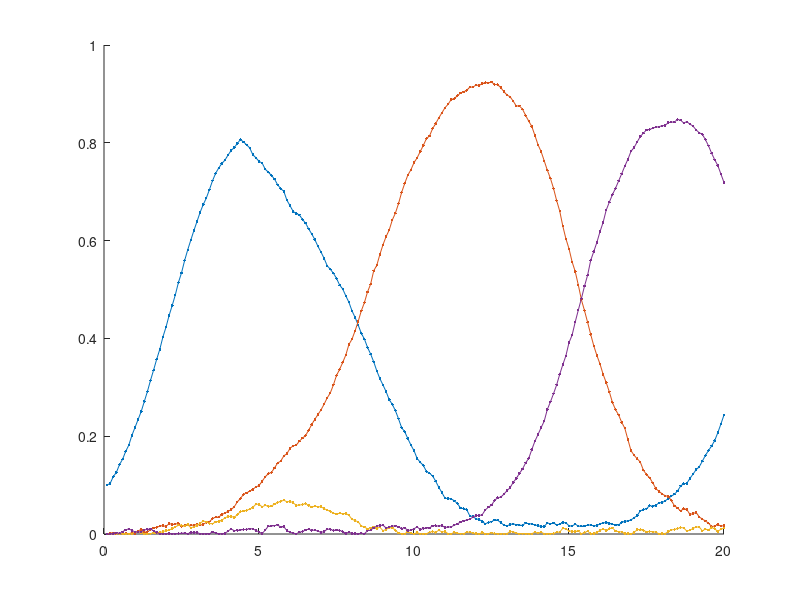

Here is the MATLAB script that generated this plot: (Note: this script raises an error after producing the figure.)
%April 2024
%Increasing "other inhibition" in rho matrix construction to see if we get
%0 in the heat map!

%May 2024
%Looking for indecisions, correct decisions, and transition times

close all; clear all; clc
rng('shuffle')


x0 = [0.1 0 0 0];
dt = 0.1;
alpha = ones(1,4);
beta = 1;
nu = 1;

eps = 1e-3;
biasval = [0 1e-5 1e-4 1e-3 1e-2];

eps_plot = [1e-5 5e-5 1e-4 5e-4 1e-3 5e-3 1e-2];
eps_plot = 1e-2;

neighborhood = 0.8;

Nt = 200;
decision = [2 3]; %which nodes do we want the decision split to be between
trials = 1;

rhoa = 1;
rhob = 0;
rhoc = 1:5;
rhoc = 5;
rhod = 2;

figs = 1; %change to 1 if you want plots

plotcolors = [1 0 0; 0 0 0; 0 0 1; 0 1 0];


for a = 1:numel(rhoc)

    rho = [rhoa rhob rhob rhod; rhod rhoa rhoc(a) rhob;...
        rhod rhoc(a) rhoa rhob; rhob rhod rhod rhoa];

    for b = 1:numel(eps_plot)
        neither = 0;
        k = 0;

        while k < trials
            t1 = [];
            t2 = [];
            t3 = [];
            t4 = [];
            x = x0;
            rng('shuffle')

            for i = 1:Nt-1
                noise(i,:) = eps_plot(b)*sqrt(dt)*randn(1,size(rho,1)); %gaussian noise
                dx = x(i,:).*(alpha - x(i,:)*rho)*dt + noise(i,:); %with dt
                %Euler-Maruyama udpate
                x(i+1,:) = max(min(x(i,:) + dx, 1), 0.0005);
    
                    if any(x(i+1,1) >= neighborhood)
                        t1 = [t1 i];
                    end
                    if any(x(i+1,2) >= neighborhood)
                        t2 = [t2 i];
                    end
                    if any(x(i+1,3) >= neighborhood)
                        t3 = [t3 i];
                    end
                    if any(x(i+1,4) >= neighborhood)
                        t4 = [t4 i];
                    end
            end

            if isempty(t1) || t1(1)>100  %red did not activate enough!
                continue
            end
            if isempty(t2) && isempty(t3) %no decision made
                if isempty(t4)
                    continue
                end
            end
            k = k + 1; %Count the number of usable trials
    
            if figs == 1
                figure(1)
                clf(1)
                figure(1)
                for i = 1:size(rho,1)
                    hold on
                    plot((1:Nt)*dt,x(:,i),'.-')
                end
                colororder(plotcolors)
                hold off
                % title({
                %     ['State Space Activations'], ...
                %     ['Nt = ' num2str(Nt)], ...
                %     ['c = ' num2str(rhoc(a))...
                %     ', eps = ' num2str(eps(noisemag))] ...
                %     })
            end

            % mrkr1 = find(diff(t1)~=1);
            % t1 = t1(1:mrkr1(1));

            if any(diff(t1)~=1)
                mrkr = find(diff(t1)~=1);
                t1 = t1(1:mrkr(1));
            end

            check1 = any(t2>=t1(1)); %black
            check2 = any(t3>=t1(1)); %blue
            if ~check1 && ~check2
                neither = neither + 1;
                transtime(k) = nan;
            elseif isempty(t2) && isempty(t3)
                neither = neither + 1;
                transtime(k) = nan;
            elseif any(check1)
                transtime(k) = t2(1)-t1(end);
            elseif any(check2)
                transtime(k) = t3(1)-t1(end);
            end

        end
        neithercount(b,a) = neither;
        neithercount
        timecount(b,a) = mean(transtime,'omitmissing');
        timecount
    end
    pause(0.1)
end

% eps_plot = eps+biasval;
timecount = timecount*dt;

figure(2)
h = heatmap(rhoc,flip(eps_plot),flip(neithercount),...
    'Fontsize',14,'ColorLimits',[0 100]);
title('Rate of Indecision')
colormap(flipud(autumn))

figure(3)
heatmap(rhoc,flip(eps_plot),flip(timecount),'Fontsize',14)
title('Time to Decision (s)')







%% SHC_LV_CREATECYCLE
function rho=shc_lv_createcycle(alpha,bet,nu,direction)
%SHC_LV_CREATECYCLE  Create connection matrix RHO for Lotka-Volterra SHC cycle.
%   RHO = SHC_LV_CREATECYCLE(ALPHA,BETA,NU) returns an N-dimensional
%   non-negative connection matrix RHO for the growth rates ALPHA, state
%   magnitudes BETA, and saddle values NU. ALPHA, BETA, and NU, must be symbolic
%   or floating-point scalars or length N vectors. If all three parameters are
%   scalar, a 3-by-3 connection matrix will be created. To form an SHC cycle,
%   the elements of RHO are:
%   
%                  { ALPHA(i)/BETA(i),                   if i == j
%       RHO(i,j) = { (ALPHA(i)-ALPHA(j)/NU(j))/BETA(j),  if i == mod(j,N)+1
%                  { (ALPHA(i)+ALPHA(j))/BETA(j),        otherwise
%   
%   where i,j are in {1,..., N}, N >= 3.
%   
%   RHO = SHC_LV_CREATECYCLE(ALPHA,BETA,NU,-1) is the same as above except the
%   resultant connection matrix RHO is transposed, reversing the direction of
%   the cycle. RHO = SHC_LV_CREATECYCLE(ALPHA,BETA,NU,1) is equivalent to
%   RHO = SHC_LV_CREATECYCLE(ALPHA,BETA,NU).
%   
%   See also:
%       SHC_LV_PARAMS, SHC_LV_EIGS, SHC_LV_JACOBIAN, SHC_LV_PASSAGETIME,
%       SHC_LV_MINTRANSITIONTIME

%   For details of the methods used, see:
%   
%   Andrew D. Horchler, Kathryn A. Daltorio, Hillel J. Chiel, and Roger D.
%   Quinn, "Designing Responsive Pattern Generators: Stable Heteroclinic Channel
%   Cycles for Modeling and Control," Bioinspiration & Biomimetics, Vol. 10,
%   No. 2., 2015, pp. 1-16.

%   Andrew D. Horchler, horchler @ gmail . com, Created 2-27-14
%   Revision: 1.2, 6-2-16


% Check ALPHA
if ~(isfloat(alpha) || isa(alpha,'sym'))
    error('SHCTools:shc_lv_createcycle:InvalidAlpha',...
          'The input Alpha must be a symbolic or floating-point vector.');
end
if ~isreal(alpha) || ~all(isfinitesym(alpha(:)))
    error('SHCTools:shc_lv_createcycle:AlphaNonFiniteReal',...
         ['The input Alpha must be a finite real symbolic or floating-point '...
          'vector.']);
end
if isempty(alpha) || ~isvector(alpha)
    error('SHCTools:shc_lv_createcycle:AlphaDimensionMismatch',...
          'The input Alpha must be a non-empty vector.');
end

% Check BETA
if ~(isfloat(bet) || isa(bet,'sym'))
    error('SHCTools:shc_lv_createcycle:InvalidBeta',...
          'The input Beta must be a symbolic or floating-point vector.');
end
if ~isreal(bet) || ~all(isfinitesym(bet(:)))
    error('SHCTools:shc_lv_createcycle:BetaNonFiniteReal',...
         ['The input Beta must be a finite real symbolic or floating-point '...
          'vector.']);
end
if isempty(bet) || ~isvector(bet)
    error('SHCTools:shc_lv_createcycle:BetaDimensionMismatch',...
          'The input Beta must be a non-empty vector.');
end

% Check NU
if ~(isfloat(nu) || isa(nu,'sym'))
    error('SHCTools:shc_lv_createcycle:InvalidNu',...
          'The input Nu must be a symbolic or floating-point vector.');
end
if ~isreal(nu) || ~all(isfinitesym(nu(:)))
    error('SHCTools:shc_lv_createcycle:NuNonFiniteReal',...
         ['The input Nu must be a finite real symbolic or floating-point '...
          'vector.']);
end
if isempty(nu) || ~isvector(nu)
    error('SHCTools:shc_lv_createcycle:NuDimensionMismatch',...
          'The input Nu must be a non-empty vector.');
end

% Check dimension of parameters
len = [length(alpha) length(bet) length(nu)];
n = max(len);
if n == 1
    n = 3;
elseif any(len ~= 1 & len ~= n)
    error('SHCTools:shc_lv_createcycle:ParameterDimensionMismatch',...
         ['The input parameters, Alpha, Beta, and Nu, must scalars or '...
          'equal length vectors.']);
end

%Check DIRECTION
if nargin > 3
    if ~isscalar(direction) || ~isnumeric(direction) || ~any(direction == [1 -1])
        error('SHCTools:shc_lv_createcycle:InvalidFlag',...
              'The option Direction argument must a scalar 1 or -1.');
    end
else
    direction = 1;
end

% Expand scalars
z = ones(n,1);
alpha = alpha(:).*z;
bet = bet(:).*z;
nu = nu(:).*z;

% c >= 1, Adjust size of non-dominant stable eigenvalues, c == 1 for all equal
c = 1;

% Calculate Rho based on direction
if direction == 1
    rho = c*z*(alpha./bet).';
    rho([2:n+1:end n*(n-1)+1]) = -alpha./(bet.*nu);
    rho(1:n+1:end) = 0;
    rho = rho+alpha*(z./bet).';
else
    rho = c*(alpha./bet)*z.';
    rho([n+1:n+1:end n]) = -alpha./(bet.*nu);
    rho(1:n+1:end) = 0;
    rho = rho+(z./bet)*alpha.';
end

% Make non-negative
if ~isa(rho,'sym')
    rho(:) = max(rho(:),0);
end

end

%% DECISION RHO
function rho = decision_rho(alpha,beta,nu,dec)

% Check dimension of parameters
len = [length(alpha) length(beta) length(nu)];
n = max(len);
if n == 1
    n = 3;
elseif any(len ~= 1 & len ~= n)
    error('decision_rho:ParameterDimensionMismatch',...
         ['The input parameters, Alpha, Beta, and Nu, must be scalars '...
          'or equal length vectors.']);
end

% Expand scalars
z = ones(n,1);
alpha = alpha(:).*z;
beta = beta(:).*z;
nu = nu(:).*z;

%Check decision location, and identify row prior
if dec(1) == 1
    dec_pre = n+1;
else
    dec_pre = dec(1)-1;
end

loc = mod(dec,n);

%Rho construction from Horchler 2015
rho = (alpha./beta)*z.';
rho([n+1:n+1:end n]) = -alpha./(beta.*nu);
rho(1:n+1:end) = 0;
rho = rho+(z./beta)*alpha.';

%Adjust for decision
insert1 = rho(1,2);
insert2 = rho(1,3);
rho(dec_pre,dec) = insert1;
for i = dec
    dec_loc = dec(dec~=i);
    rho(i,dec_loc) = insert2;
end
rho(dec,loc(end)+1) = insert1;

end




